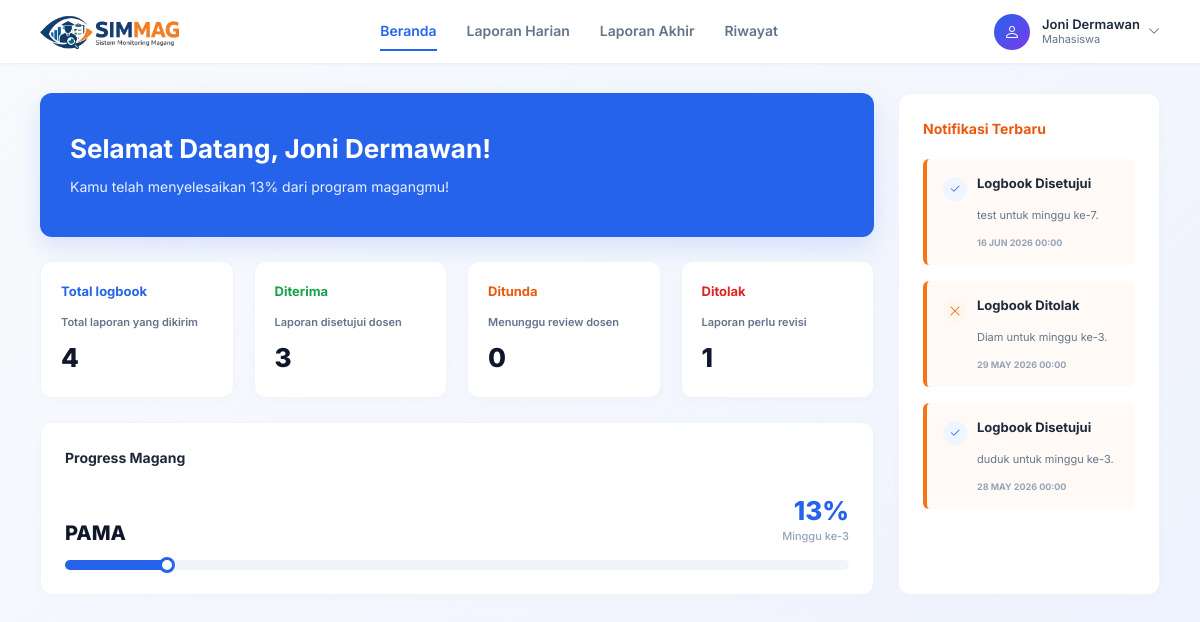
The app's page /mahasiswa/magang_aktif.php (signed in) with its own data.
### tables this page shows
CREATE TABLE `mahasiswa` (
  `id_mahasiswa` int(11) NOT NULL,
  `NIM` varchar(20) NOT NULL,
  `nama` varchar(100) NOT NULL,
  `email` varchar(100) NOT NULL,
  `prodi` varchar(100) NOT NULL,
  `password` varchar(255) NOT NULL,
  `no_hp` varchar(20) DEFAULT NULL
);

CREATE TABLE `pendaftaran_magang` (
  `id_pendaftaran` int(11) NOT NULL,
  `id_mahasiswa` int(11) NOT NULL,
  `id_koordinator` int(11) DEFAULT NULL,
  `id_dosen` int(11) DEFAULT NULL,
  `status_pendaftaran` varchar(20) NOT NULL DEFAULT 'pending',
  `tempat_magang` varchar(200) NOT NULL,
  `id_pengajuan` int(11) DEFAULT NULL,
  `tanggal_mulai` date DEFAULT NULL,
  `tanggal_selesai` date DEFAULT NULL
);

CREATE TABLE `laporan_harian` (
  `id_laporan_harian` int(11) NOT NULL,
  `id_mahasiswa` int(11) NOT NULL,
  `kegiatan` text NOT NULL,
  `file_pendukung` varchar(255) DEFAULT NULL,
  `tanggal_submit` datetime NOT NULL DEFAULT current_timestamp(),
  `status` varchar(50) DEFAULT 'menunggu',
  `catatan_dosen` text DEFAULT NULL,
  `id_pendaftaran` int(11) DEFAULT NULL,
  `minggu_ke` int(11) DEFAULT NULL,
  `jam_masuk` time DEFAULT NULL,
  `jam_keluar` time DEFAULT NULL
);

### mahasiswa/magang_aktif.php (the view, shortened to what this page needs)
<?php
$user = $_SESSION['user'];
$db = new Database();
$conn = $db->getConnection();
$page = "magang_aktif";
$stmtMhs = $conn->prepare("
    SELECT *
    FROM mahasiswa
    WHERE id_mahasiswa = ?
");
$stmtMhs->execute([$user['id']]);
$mahasiswa = $stmtMhs->fetch(PDO::FETCH_ASSOC);
$nama_mahasiswa = $mahasiswa['nama'];
$stmtPendaftaran = $conn->prepare("
    SELECT *
    FROM pendaftaran_magang
    WHERE id_mahasiswa = ? AND status_pendaftaran = 'Aktif'
    ORDER BY id_pendaftaran DESC
    LIMIT 1
");
$stmtPendaftaran->execute([$user['id']]);
$pendaftaran = $stmtPendaftaran->fetch(PDO::FETCH_ASSOC);
$start = strtotime($pendaftaran['tanggal_mulai']);
$end = strtotime($pendaftaran['tanggal_selesai']);
$today = time();
$totalDuration = $end - $start;
$currentDuration = $today - $start;
$progress = max(0, min(100, round(($currentDuration / $totalDuration) * 100)));
$week = max(1, floor(($currentDuration / 60 / 60 / 24) / 7) + 1);
$id_pendaftaran = $pendaftaran['id_pendaftaran'];
$stmtTotal = $conn->prepare("
    SELECT COUNT(*)
    FROM laporan_harian
    WHERE id_pendaftaran = ?
");
$stmtTotal->execute([$id_pendaftaran]);
$total_logbook = $stmtTotal->fetchColumn();
$stmtDiterima = $conn->prepare("
    SELECT COUNT(*)
    FROM laporan_harian
    WHERE id_pendaftaran = ? AND status = 'Disetujui'
");
$stmtDiterima->execute([$id_pendaftaran]);
$total_diterima = $stmtDiterima->fetchColumn();
$stmtMenunggu = $conn->prepare("
    SELECT COUNT(*)
    FROM laporan_harian
    WHERE id_pendaftaran = ? AND status = 'Menunggu'
");
$stmtMenunggu->execute([$id_pendaftaran]);
$total_menunggu = $stmtMenunggu->fetchColumn();
$stmtDitolak = $conn->prepare("
    SELECT COUNT(*)
    FROM laporan_harian
    WHERE id_pendaftaran = ? AND status = 'Ditolak'
");
$stmtDitolak->execute([$id_pendaftaran]);
$total_ditolak = $stmtDitolak->fetchColumn();
$stmtNotif = $conn->prepare("
    SELECT kegiatan, status, minggu_ke, tanggal_submit
    FROM laporan_harian
    WHERE id_mahasiswa = ?
    ORDER BY tanggal_submit DESC
    LIMIT 3
");
$stmtNotif->execute([$user['id']]);
$data_notif = $stmtNotif->fetchAll(PDO::FETCH_ASSOC);
?>
<!DOCTYPE html>
<html lang="id">
<head>
    <link href="https://cdn.jsdelivr.net/npm/bootstrap@5.3.0/dist/css/bootstrap.min.css" rel="stylesheet">
    <link href="https://cdn.jsdelivr.net/npm/bootstrap-icons/font/bootstrap-icons.css" rel="stylesheet">
    <link rel="stylesheet" href="assets/css/mahasiswa_navbar.css">
    <link rel="stylesheet" href="assets/css/magang_aktif.css">
</head>
<body>
    <div class="top-navbar">
        <div class="navbar-brand">
            <img src="assets/logo.png" alt="SIMMAG">
        </div>
        <div class="nav-center">
            <a href="magang_aktif.php" class="<?= ($page == 'magang_aktif') ? 'active' : '' ?>">Beranda</a>
            <a href="laporan_harian.php" class="<?= ($page == 'laporan_harian') ? 'active' : '' ?>">Laporan Harian</a>
            <a href="laporan_akhir.php" class="<?= ($page == 'laporan_akhir') ? 'active' : '' ?>">Laporan Akhir</a>
            <a href="riwayat.php" class="<?= ($page == 'riwayat') ? 'active' : '' ?>">Riwayat</a>
        </div>
        <div class="nav-right">
            <div class="profile-section">
                <div class="profile-wrapper">
                    <div class="profile-info" id="profileToggle" style="cursor:pointer;">
                        <div class="profile-avatar"><i class="bi bi-person"></i></div>
                        <div class="profile-text">
                            <div class="name"><?= $nama_mahasiswa ?></div>
                            <div class="role">Mahasiswa</div>
                        </div>
                        <i class="bi bi-chevron-down ms-2 text-muted" style="font-size: 12px;"></i>
                    </div>
                </div>
            </div>
        </div>
    </div>
    <div class="main-container">
        <div class="row g-4">
            <div class="col-lg-8 col-xl-9">
                <div class="welcome-banner">
                    <h2>Selamat Datang, <?= htmlspecialchars($nama_mahasiswa) ?>!</h2>
                    <p>Kamu telah menyelesaikan <?= $progress ?>% dari program magangmu!</p>
                </div>
                <div class="stats-grid">
                    <div class="stat-card">
                        <div class="stat-title text-blue">Total logbook</div>
                        <div class="stat-subtitle">Total laporan yang dikirim</div>
                        <div class="stat-number"><?= $total_logbook ?></div>
                    </div>
                    <div class="stat-card">
                        <div class="stat-title text-green">Diterima</div>
                        <div class="stat-subtitle">Laporan disetujui dosen</div>
                        <div class="stat-number"><?= $total_diterima ?></div>
                    </div>
                    <div class="stat-card">
                        <div class="stat-title text-orange">Ditunda</div>
                        <div class="stat-subtitle">Menunggu review dosen</div>
                        <div class="stat-number"><?= $total_menunggu ?></div>
                    </div>
                    <div class="stat-card">
                        <div class="stat-title text-red">Ditolak</div>
                        <div class="stat-subtitle">Laporan perlu revisi</div>
                        <div class="stat-number"><?= $total_ditolak ?></div>
                    </div>
                </div>
                <div class="progress-card">
                    <div class="progress-header">Progress Magang</div>
                    <div class="d-flex justify-content-between align-items-end">
                        <div class="progress-company"><?= htmlspecialchars($pendaftaran['tempat_magang']) ?></div>
                        <div class="text-end">
                            <div class="progress-percentage"><?= $progress ?>%</div>
                            <div class="progress-week">Minggu ke-<?= $week ?></div>
                        </div>
                    </div>
                    <div class="progress-bar-container">
                        <div class="progress-bar-fill" style="width: <?= $progress ?>%;"></div>
                    </div>
                </div>
            </div>
            <div class="col-lg-4 col-xl-3">
                <div class="notifications-container">
                    <div class="notif-main-title">Notifikasi Terbaru</div>
                    <?php foreach ($data_notif as $notif): ?>
                    <div class="notif-card">
                        <div class="notif-header">
                            <div class="notif-icon <?= ($notif['status'] == 'Ditolak') ? 'orange' : '' ?>">
                                <?php if ($notif['status'] == 'Disetujui'): ?>
                                    <i class="bi bi-check2"></i>
                                <?php elseif ($notif['status'] == 'Ditolak'): ?>
                                    <i class="bi bi-x-lg"></i>
                                <?php else: ?>
                                    <i class="bi bi-clock-history"></i>
                                <?php endif; ?>
                            </div>
                            <div class="notif-title">
                                <?php if ($notif['status'] == 'Disetujui'): ?>
                                    Logbook Disetujui
                                <?php elseif ($notif['status'] == 'Ditolak'): ?>
                                    Logbook Ditolak
                                <?php else: ?>
                                    Menunggu Review
                                <?php endif; ?>
                            </div>
                        </div>
                        <div class="notif-body"><?= htmlspecialchars($notif['kegiatan']) ?> untuk minggu ke-<?= $notif['minggu_ke'] ?>.</div>
                        <div class="notif-time"><?= date('d M Y H:i', strtotime($notif['tanggal_submit'])) ?></div>
                    </div>
                    <?php endforeach; ?>
                </div>
            </div>
        </div>
    </div>
</body>
</html>

### mahasiswa/assets/css/mahasiswa_navbar.css (style rules this page uses)
body { font-family: 'Inter', sans-serif; background: linear-gradient(135deg, #f8fafc 0%, #eef2ff 100%); color: #1e293b; min-height: 100vh; margin: 0; padding: 0; }
.top-navbar { background-color: #ffffff; padding: 12px 40px; display: flex; align-items: center; justify-content: space-between; box-shadow: 0 1px 3px rgba(0,0,0,0.05); }
.navbar-brand img { height: 35px; }
.nav-center { display: flex; gap: 30px; }
.nav-center a { color: #64748b; text-decoration: none; font-weight: 600; font-size: 14px; padding: 8px 0; border-bottom: 2px solid transparent; transition: all 0.2s; }
.nav-center a:hover, .nav-center a.active { color: #2563eb; border-bottom: 2px solid #2563eb; }
.nav-right { display: flex; align-items: center; gap: 20px; }
.profile-section { display: flex; align-items: center; margin-left: 15px; }
.profile-info { display: flex; align-items: center; }
.profile-avatar { width: 36px; height: 36px; border-radius: 50%; background: linear-gradient(135deg, #2563eb, #7c3aed); color: white; display: flex; align-items: center; justify-content: center; font-size: 16px; margin-right: 12px; }
.profile-text { line-height: 1.2; }
.profile-text .name { font-weight: 600; font-size: 13px; color: #1e293b; }
.profile-text .role { font-size: 11px; color: #64748b; }
.profile-wrapper { position: relative; }
.main-container { padding: 30px 40px; max-width: 1400px; margin: 0 auto; }

### records on screen
mahasiswa: nama "Joni Dermawan"
pendaftaran_magang: progress "13", tempat_magang "PAMA", tanggal_mulai "3"
laporan_harian: status "Disetujui" (drawn), kegiatan "test", minggu_ke "7", tanggal_submit "16 JUN 2026 00:00"
laporan_harian: status "Ditolak" (drawn), kegiatan "Diam", minggu_ke "3", tanggal_submit "29 MAY 2026 00:00"
laporan_harian: status "Disetujui" (drawn), kegiatan "duduk", minggu_ke "3", tanggal_submit "28 MAY 2026 00:00"

### other values on screen
$total_logbook "4"
$total_diterima "3"
$total_menunggu "0"
$total_ditolak "1"
